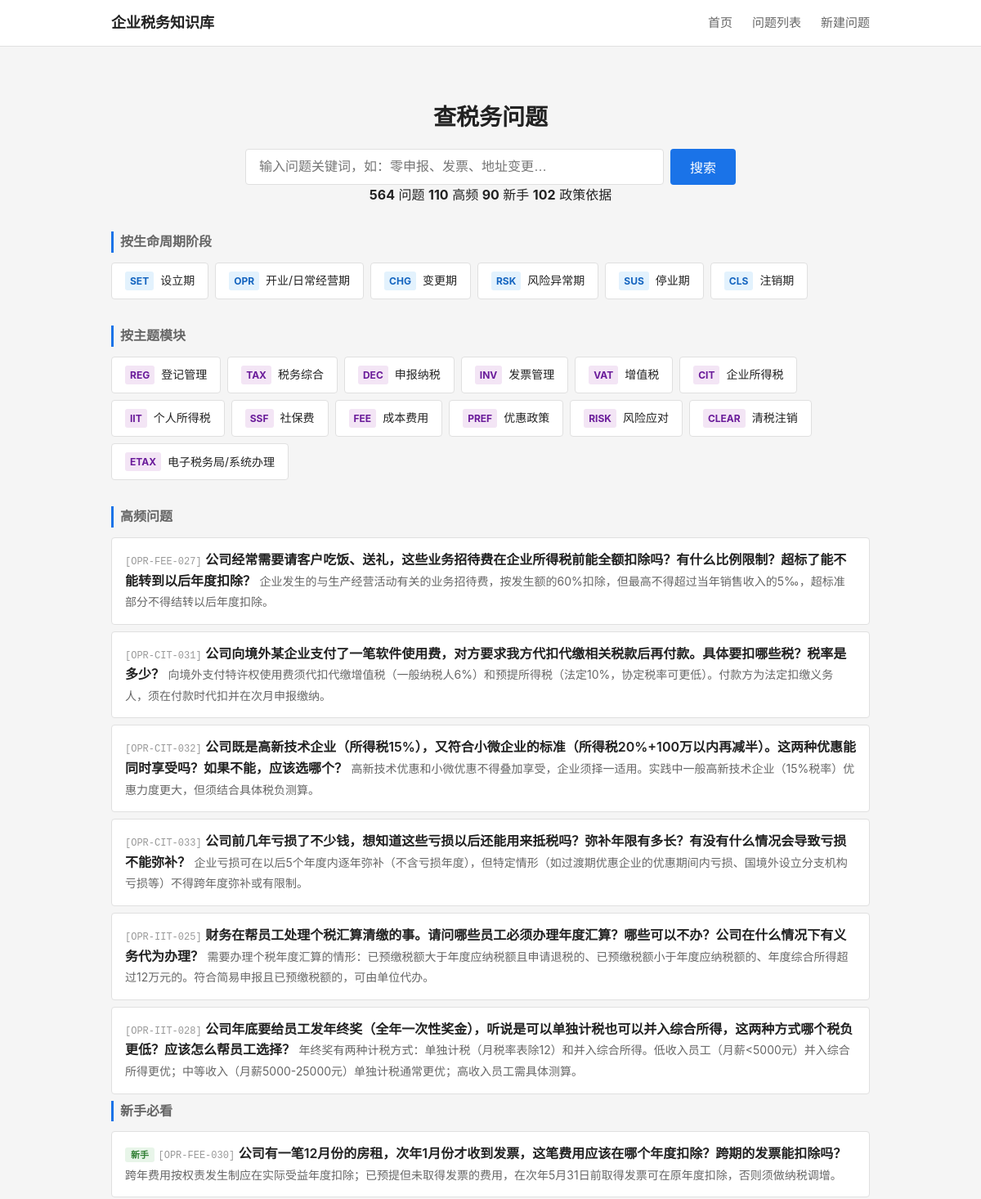
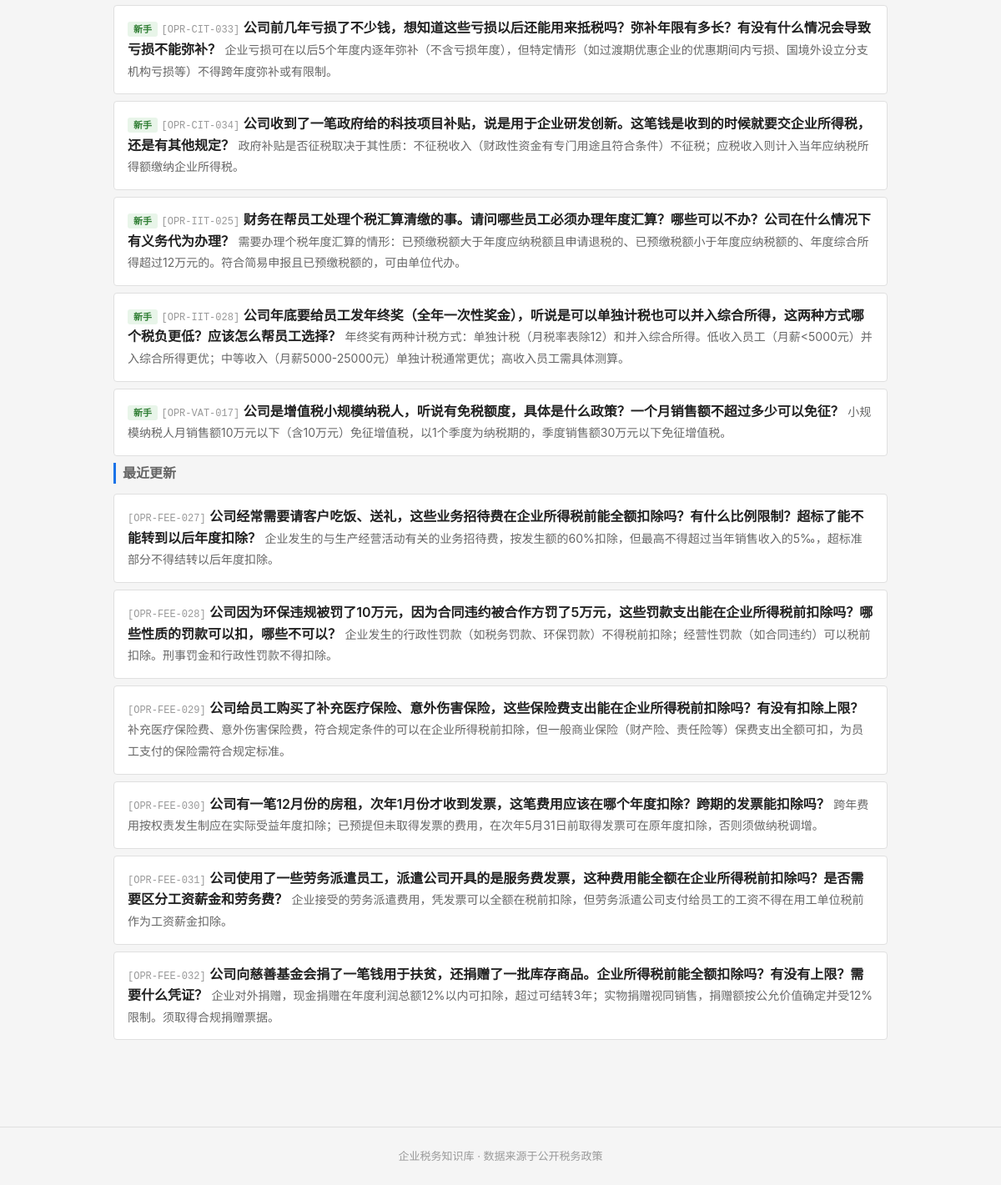
The page / on the database its author committed (2 pictures, top to bottom).
### tables this page shows
CREATE TABLE tag_dict (
    id              INTEGER PRIMARY KEY AUTOINCREMENT,
    tag_code        TEXT NOT NULL UNIQUE,
    tag_name        TEXT NOT NULL,
    tag_category    TEXT,
    parent_id       INTEGER,
    display_order   INTEGER NOT NULL DEFAULT 1,
    status          TEXT NOT NULL DEFAULT 'active',

    FOREIGN KEY (parent_id) REFERENCES tag_dict(id) ON DELETE SET NULL
);

CREATE TABLE question_master (
    id              INTEGER PRIMARY KEY AUTOINCREMENT,
    question_code   TEXT NOT NULL UNIQUE,
    question_title  TEXT NOT NULL,
    question_plain  TEXT NOT NULL,

    -- 分类
    stage_code      TEXT NOT NULL,
    module_code     TEXT NOT NULL,
    question_type   TEXT NOT NULL,

    -- 答案
    one_line_answer TEXT NOT NULL,
    detailed_answer TEXT,
    core_definition TEXT,

    -- 条件与边界
    applicable_conditions TEXT,
    exceptions_boundary   TEXT,

    -- 实务
    practical_steps TEXT,
    risk_warning    TEXT,

    -- 适用范围
    scope_level     TEXT NOT NULL DEFAULT 'scope_national',
    local_region    TEXT,

    -- 确定性
    answer_certainty TEXT NOT NULL DEFAULT 'certain_clear',

    -- 元数据
    keywords        TEXT,
    high_frequency_flag INTEGER NOT NULL DEFAULT 0,
    newbie_flag     INTEGER NOT NULL DEFAULT 0,

    -- 版本管理
    status          TEXT NOT NULL DEFAULT 'draft',
    version_no      INTEGER NOT NULL DEFAULT 1,

    -- 审计字段
    created_at      TEXT NOT NULL DEFAULT (datetime('now')),
    updated_at      TEXT NOT NULL DEFAULT (datetime('now'))
);

### backend/app.py (the view)
    @app.route('/')
    def index():
        from services.question_service import QuestionService
        svc = QuestionService()
        stages = svc.get_stages()
        modules = svc.get_modules()
        high_freq = svc.get_high_frequency(limit=6)
        newbie = svc.get_newbie(limit=6)
        recent = svc.get_recent_updates(limit=6)
        stats = svc.get_stats()
        return render_template('index.html',
                               stages=stages, modules=modules,
                               high_freq=high_freq, newbie=newbie, recent=recent,
                               stats=stats)

### backend/services/question_service.py (called while the page is built)
    def _query(self, sql, params=None):
        conn = sqlite3.connect(self.db_path)
        conn.execute("PRAGMA foreign_keys = ON")
        conn.row_factory = sqlite3.Row
        cur = conn.cursor()
        if params:
            cur.execute(sql, params)
        else:
            cur.execute(sql)
        rows = cur.fetchall()
        conn.close()
        return [dict(r) for r in rows]

    def get_stages(self):
        return self._query("""
            SELECT tag_code, tag_name
            FROM tag_dict
            WHERE tag_category = 'stage'
            ORDER BY display_order
        """)

    def get_modules(self):
        return self._query("""
            SELECT tag_code, tag_name
            FROM tag_dict
            WHERE tag_category = 'module'
            ORDER BY display_order
        """)

    def get_high_frequency(self, limit=10):
        return self._query("""
            SELECT question_code, question_plain, question_title, one_line_answer, stage_code
            FROM question_master
            WHERE status = 'active' AND high_frequency_flag = 1
            ORDER BY updated_at DESC
            LIMIT ?
        """, (limit,))

    def get_newbie(self, limit=10):
        return self._query("""
            SELECT question_code, question_plain, question_title, one_line_answer, stage_code
            FROM question_master
            WHERE status = 'active' AND newbie_flag = 1
            ORDER BY updated_at DESC
            LIMIT ?
        """, (limit,))

    def get_recent_updates(self, limit=10):
        return self._query("""
            SELECT DISTINCT
                q.question_code, q.question_plain, q.question_title, q.one_line_answer,
                q.stage_code, q.updated_at,
                qul.change_summary
            FROM question_master q
            JOIN (
                SELECT question_id, MAX(update_date) as max_date
                FROM question_update_log
                GROUP BY question_id
            ) latest ON q.id = latest.question_id
            JOIN question_update_log qul ON q.id = qul.question_id
                AND qul.update_date = latest.max_date
            WHERE q.status = 'active'
            ORDER BY qul.update_date DESC
            LIMIT ?
        """, (limit,))

### frontend/templates/index.html (shortened to what this page needs)
{% extends "base.html" %}
{% block main %}
<section class="search-section">
    <h1>查税务问题</h1>
    <form action="/questions" method="get" class="search-form">
        <input type="text" name="keyword" placeholder="输入问题关键词，如：零申报、发票、地址变更…" class="search-input">
        <button type="submit" class="search-btn">搜索</button>
    </form>
    {% if stats %}
    <div class="stats-bar">
        <span><strong>{{ stats.total_questions }}</strong> 问题</span>
        <span><strong>{{ stats.total_hf }}</strong> 高频</span>
        <span><strong>{{ stats.total_newbie }}</strong> 新手</span>
        <span><strong>{{ stats.total_policies }}</strong> 政策依据</span>
    </div>
    {% endif %}
</section>
<section class="nav-section">
    <h2 class="section-title">按生命周期阶段</h2>
    <div class="card-grid stage-grid">
        {% for s in stages %}
        <a href="/questions?stage={{ s.tag_code }}" class="card card-stage">
            <span class="card-code">{{ s.tag_code }}</span>
            <span class="card-name">{{ s.tag_name }}</span>
        </a>
        {% endfor %}
    </div>
</section>
<section class="nav-section">
    <h2 class="section-title">按主题模块</h2>
    <div class="card-grid module-grid">
        {% for m in modules %}
        <a href="/questions?module={{ m.tag_code }}" class="card card-module">
            <span class="card-code">{{ m.tag_code }}</span>
            <span class="card-name">{{ m.tag_name }}</span>
        </a>
        {% endfor %}
    </div>
</section>
{% if high_freq %}
<section class="list-section">
    <h2 class="section-title">高频问题</h2>
    <ul class="question-list">
        {% for q in high_freq %}
        <li class="question-item">
            <a href="/question/{{ q.question_code }}" class="question-link">
                <span class="q-code">[{{ q.question_code }}]</span>
                <span class="q-title">{{ q.question_plain }}</span>
                <span class="q-answer">{{ q.one_line_answer }}</span>
            </a>
        </li>
        {% endfor %}
    </ul>
</section>
{% endif %}
{% if newbie %}
<section class="list-section">
    <h2 class="section-title">新手必看</h2>
    <ul class="question-list">
        {% for q in newbie %}
        <li class="question-item">
            <a href="/question/{{ q.question_code }}" class="question-link">
                <span class="q-badge newbie">新手</span>
                <span class="q-code">[{{ q.question_code }}]</span>
                <span class="q-title">{{ q.question_plain }}</span>
                <span class="q-answer">{{ q.one_line_answer }}</span>
            </a>
        </li>
        {% endfor %}
    </ul>
</section>
{% endif %}
{% if recent %}
<section class="list-section">
    <h2 class="section-title">最近更新</h2>
    <ul class="question-list">
        {% for q in recent %}
        <li class="question-item">
            <a href="/question/{{ q.question_code }}" class="question-link">
                <span class="q-code">[{{ q.question_code }}]</span>
                <span class="q-title">{{ q.question_plain }}</span>
                <span class="q-answer">{{ q.one_line_answer }}</span>
            </a>
        </li>
        {% endfor %}
    </ul>
</section>
{% endif %}
{% endblock %}

### frontend/static/css/style.css (style rules this page uses)
:root { --bg: #f5f5f5; --surface: #ffffff; --border: #e0e0e0; --text: #222222; --text-secondary: #666666; --text-light: #999999; --accent: #1a73e8; --accent-hover: #1557b0; --warning-bg: #fff8e1; --warning-border: #ffc107; --exception-bg: #fff3e0; --exception-border: #ff9800; --tag-stage: #e3f2fd; --tag-module: #f3e5f5; --tag-hf: #fce4ec; --tag-newbie: #e8f5e9; --certainty-clear: #c8e6c9; --certainty-condition: #fff9c4; --certainty-dispute: #ffcdd2; }
* { box-sizing: border-box; margin: 0; padding: 0; }
body { font-family: -apple-system, BlinkMacSystemFont, "Segoe UI", Roboto, "Helvetica Neue", Arial, sans-serif; background: var(--bg); color: var(--text); line-height: 1.6; }
a { color: var(--accent); text-decoration: none; }
.search-section { text-align: center; padding: 40px 0 32px; }
.search-section h1 { font-size: 28px; margin-bottom: 16px; }
.search-form { display: flex; gap: 8px; max-width: 600px; margin: 0 auto; }
.search-input { flex: 1; padding: 10px 16px; font-size: 16px; border: 1px solid var(--border); border-radius: 4px; outline: none; }
.search-btn { padding: 10px 24px; font-size: 16px; background: var(--accent); color: white; border: none; border-radius: 4px; cursor: pointer; }
.section-title { font-size: 16px; font-weight: 600; color: var(--text-secondary); margin-bottom: 12px; border-left: 3px solid var(--accent); padding-left: 8px; }
.nav-section { margin-bottom: 32px; }
.card-grid { display: flex; flex-wrap: wrap; gap: 8px; }
.card { display: flex; align-items: center; gap: 8px; padding: 10px 16px; background: var(--surface); border: 1px solid var(--border); border-radius: 4px; transition: border-color 0.15s; }
.card-code { font-size: 12px; font-weight: 700; color: var(--accent); background: #e8f0fe; padding: 2px 6px; border-radius: 3px; }
.card-stage .card-code { background: var(--tag-stage); color: #1565c0; }
.card-module .card-code { background: var(--tag-module); color: #6a1b9a; }
.card-name { font-size: 14px; color: var(--text); }
.question-list { list-style: none; }
.question-item { margin-bottom: 8px; }
.question-link { display: block; padding: 14px 16px; background: var(--surface); border: 1px solid var(--border); border-radius: 4px; }
.q-code { font-size: 12px; color: var(--text-light); font-family: monospace; }
.q-badge { font-size: 11px; padding: 2px 7px; border-radius: 3px; font-weight: 600; }
.q-badge.newbie { background: var(--tag-newbie); color: #2e7d32; }
.q-title { font-size: 16px; font-weight: 600; color: var(--text); margin-bottom: 4px; }
.q-answer { font-size: 14px; color: var(--text-secondary); }

### rows shown on the page
tag_dict: tag_code "SET", tag_name "设立期"
tag_dict: tag_code "OPR", tag_name "开业/日常经营期"
tag_dict: tag_code "CHG", tag_name "变更期"
tag_dict: tag_code "RSK", tag_name "风险异常期"
tag_dict: tag_code "SUS", tag_name "停业期"
tag_dict: tag_code "CLS", tag_name "注销期"
tag_dict: tag_code "REG", tag_name "登记管理"
tag_dict: tag_code "TAX", tag_name "税务综合"
tag_dict: tag_code "DEC", tag_name "申报纳税"
tag_dict: tag_code "INV", tag_name "发票管理"
tag_dict: tag_code "VAT", tag_name "增值税"
tag_dict: tag_code "CIT", tag_name "企业所得税"
tag_dict: tag_code "IIT", tag_name "个人所得税"
tag_dict: tag_code "SSF", tag_name "社保费"
tag_dict: tag_code "FEE", tag_name "成本费用"
tag_dict: tag_code "PREF", tag_name "优惠政策"
tag_dict: tag_code "RISK", tag_name "风险应对"
tag_dict: tag_code "CLEAR", tag_name "清税注销"
tag_dict: tag_code "ETAX", tag_name "电子税务局/系统办理"
question_master: question_code "OPR-FEE-027", question_plain "公司经常需要请客户吃饭、送礼，这些业务招待费在企业所得税前能全额扣除吗？有什么比例限制？超标了能不能转到以后年度扣除？", one_line_answer "企业发生的与生产经营活动有关的业务招待费，按发生额的60%扣除，但最高不得超过当年销售收入的5‰，超标准部分不得结转以后年度扣除。"
question_master: question_code "OPR-CIT-031", question_plain "公司向境外某企业支付了一笔软件使用费，对方要求我方代扣代缴相关税款后再付款。具体要扣哪些税？税率是多少？", one_line_answer "向境外支付特许权使用费须代扣代缴增值税（一般纳税人6%）和预提所得税（法定10%，协定税率可更低）。付款方为法定扣缴义务人，须在付款时代扣并在次月申报缴纳。"
question_master: question_code "OPR-CIT-032", question_plain "公司既是高新技术企业（所得税15%），又符合小微企业的标准（所得税20%+100万以内再减半）。这两种优惠能同时享受吗？如果不能，应该选哪个？", one_line_answer "高新技术优惠和小微优惠不得叠加享受，企业须择一适用。实践中一般高新技术企业（15%税率）优惠力度更大，但须结合具体税负测算。"
question_master: question_code "OPR-CIT-033", question_plain "公司前几年亏损了不少钱，想知道这些亏损以后还能用来抵税吗？弥补年限有多长？有没有什么情况会导致亏损不能弥补？", one_line_answer "企业亏损可在以后5个年度内逐年弥补（不含亏损年度），但特定情形（如过渡期优惠企业的优惠期间内亏损、国境外设立分支机构亏损等）不得跨年度弥补或有限制。"
question_master: question_code "OPR-IIT-025", question_plain "财务在帮员工处理个税汇算清缴的事。请问哪些员工必须办理年度汇算？哪些可以不办？公司在什么情况下有义务代为办理？", one_line_answer "需要办理个税年度汇算的情形：已预缴税额大于年度应纳税额且申请退税的、已预缴税额小于年度应纳税额的、年度综合所得超过12万元的。符合简易申报且已预缴税额的，可由单位代办。"
question_master: question_code "OPR-IIT-028", question_plain "公司年底要给员工发年终奖（全年一次性奖金），听说是可以单独计税也可以并入综合所得，这两种方式哪个税负更低？应该怎么帮员工选择？", one_line_answer "年终奖有两种计税方式：单独计税（月税率表除12）和并入综合所得。低收入员工（月薪<5000元）并入综合所得更优；中等收入（月薪5000-25000元）单独计税通常更优；高收入员工需具体测算。"
question_master: question_code "OPR-FEE-030", question_plain "公司有一笔12月份的房租，次年1月份才收到发票，这笔费用应该在哪个年度扣除？跨期的发票能扣除吗？", one_line_answer "跨年费用按权责发生制应在实际受益年度扣除；已预提但未取得发票的费用，在次年5月31日前取得发票可在原年度扣除，否则须做纳税调增。"
question_master: question_code "OPR-CIT-034", question_plain "公司收到了一笔政府给的科技项目补贴，说是用于企业研发创新。这笔钱是收到的时候就要交企业所得税，还是有其他规定？", one_line_answer "政府补贴是否征税取决于其性质：不征税收入（财政性资金有专门用途且符合条件）不征税；应税收入则计入当年应纳税所得额缴纳企业所得税。"
question_master: question_code "OPR-VAT-017", question_plain "公司是增值税小规模纳税人，听说有免税额度，具体是什么政策？一个月销售额不超过多少可以免征？", one_line_answer "小规模纳税人月销售额10万元以下（含10万元）免征增值税，以1个季度为纳税期的，季度销售额30万元以下免征增值税。"
question_master: question_code "OPR-FEE-028", question_plain "公司因为环保违规被罚了10万元，因为合同违约被合作方罚了5万元，这些罚款支出能在企业所得税前扣除吗？哪些性质的罚款可以扣，哪些不可以？", one_line_answer "企业发生的行政性罚款（如税务罚款、环保罚款）不得税前扣除；经营性罚款（如合同违约）可以税前扣除。刑事罚金和行政性罚款不得扣除。"
question_master: question_code "OPR-FEE-029", question_plain "公司给员工购买了补充医疗保险、意外伤害保险，这些保险费支出能在企业所得税前扣除吗？有没有扣除上限？", one_line_answer "补充医疗保险费、意外伤害保险费，符合规定条件的可以在企业所得税前扣除，但一般商业保险（财产险、责任险等）保费支出全额可扣，为员工支付的保险需符合规定标准。"
question_master: question_code "OPR-FEE-031", question_plain "公司使用了一些劳务派遣员工，派遣公司开具的是服务费发票，这种费用能全额在企业所得税前扣除吗？是否需要区分工资薪金和劳务费？", one_line_answer "企业接受的劳务派遣费用，凭发票可以全额在税前扣除，但劳务派遣公司支付给员工的工资不得在用工单位税前作为工资薪金扣除。"
question_master: question_code "OPR-FEE-032", question_plain "公司向慈善基金会捐了一笔钱用于扶贫，还捐赠了一批库存商品。企业所得税前能全额扣除吗？有没有上限？需要什么凭证？", one_line_answer "企业对外捐赠，现金捐赠在年度利润总额12%以内可扣除，超过可结转3年；实物捐赠视同销售，捐赠额按公允价值确定并受12%限制。须取得合规捐赠票据。"

### other values the page prints
{{ stats.total_questions }} "564"
{{ stats.total_hf }} "110"
{{ stats.total_newbie }} "90"
{{ stats.total_policies }} "102"
